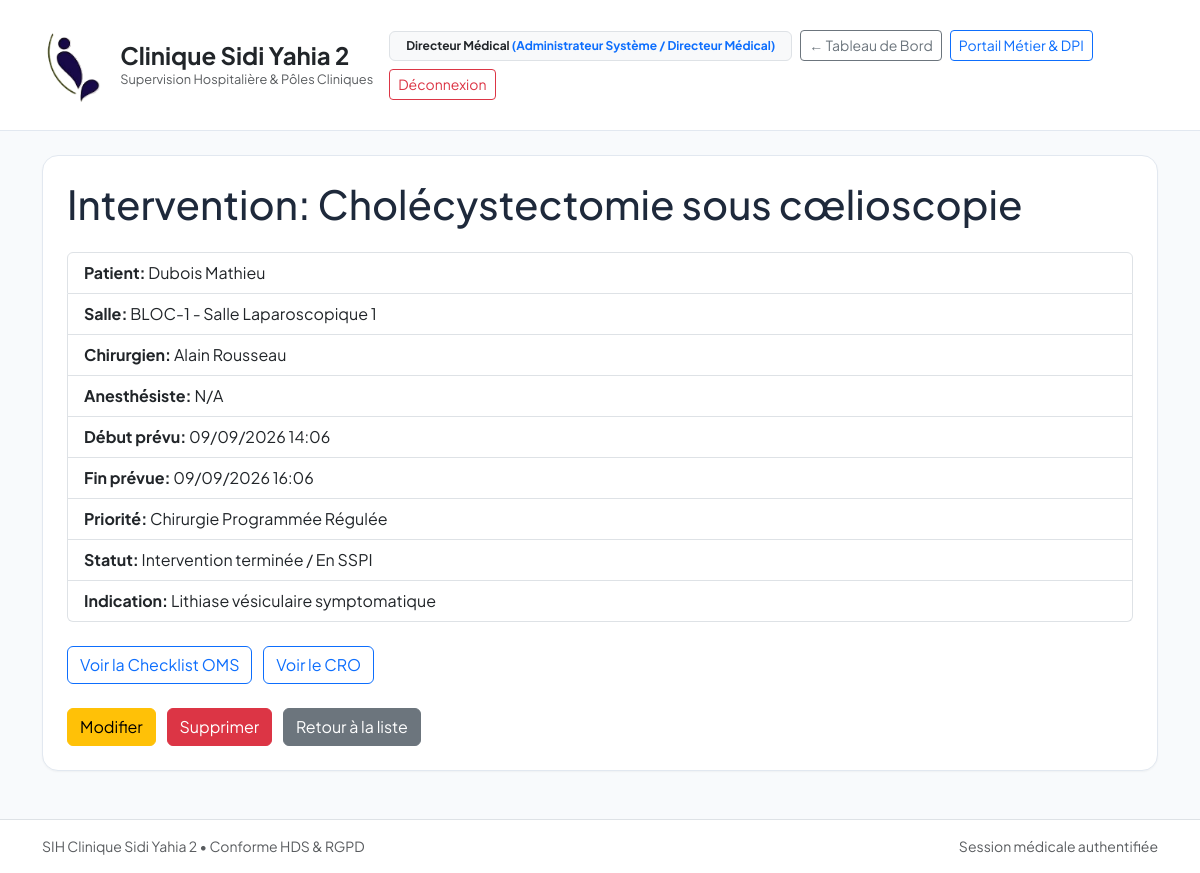
Screenshot of /chirurgie/intervention/1/ (signed in) with the database file from the repository.
### apps/core/models.py (models this page shows, shortened)
class CustomUser(AbstractUser):
    role = models.CharField(
        max_length=30,
        choices=UserRole.choices,
        default=UserRole.MEDECIN,
        verbose_name="Rôle hospitalier",
    )
    department = models.ForeignKey(
        Department,
        on_delete=models.PROTECT,
        null=True,
        blank=True,
        related_name="staff_members",
        verbose_name="Département d'affectation",
    )
    license_number = models.CharField(
        max_length=30,
        blank=True,
        verbose_name="Numéro RPPS / ADELI",
        help_text="Identifiant national des professionnels de santé",
    )
    phone_number = models.CharField(
        max_length=20,
        blank=True,
        verbose_name="Numéro de téléphone d'urgence / Bip",
    )
    class Meta:
        verbose_name = "Personnel Médical / Utilisateur"
        verbose_name_plural = "Personnel Médical / Utilisateurs"

class AuditableModel(models.Model):
    created_at = models.DateTimeField(
        auto_now_add=True,
        verbose_name="Date de création",
        help_text="Horodatage immuable de l'enregistrement",
    )
    updated_at = models.DateTimeField(
        auto_now=True,
        verbose_name="Dernière mise à jour",
        help_text="Horodatage automatique de la dernière modification",
    )
    class Meta:
        abstract = True

class Patient(AuditableModel):
    ipp = models.CharField(
        max_length=20,
        unique=True,
        editable=False,
        verbose_name="IPP (Identifiant Permanent Patient)",
        help_text="Format normalisé : IPP-YYYY-XXXXXX",
    )
    nir = models.CharField(
        max_length=15,
        unique=True,
        validators=[validate_french_nir],
        verbose_name="Numéro de Sécurité Sociale (NIR)",
        help_text="15 caractères avec clé de contrôle",
    )
    last_name = models.CharField(max_length=100, verbose_name="Nom usuel")
    first_name = models.CharField(max_length=100, verbose_name="Prénom")
    maiden_name = models.CharField(max_length=100, blank=True, verbose_name="Nom de naissance")
    birth_date = models.DateField(verbose_name="Date de naissance")
    gender = models.CharField(
        max_length=1,
        choices=[("M", "Masculin"), ("F", "Féminin"), ("I", "Indéterminé")],
        verbose_name="Sexe biologique",
    )
    blood_group = models.CharField(
        max_length=4,
        choices=BloodGroup.choices,
        default=BloodGroup.INDETERMINE,
        verbose_name="Groupe sanguin & Rhésus",
    )
    current_status = models.ForeignKey(
        PatientStatusConfig,
        on_delete=models.PROTECT,
        null=True,
        blank=True,
        related_name="patients",
        verbose_name="Statut actuel du patient",
    )
    status_updated_at = models.DateTimeField(
        null=True,
        blank=True,
        verbose_name="Dernier changement de statut",
    )
    known_allergies = models.TextField(blank=True, verbose_name="Allergies connues")
    major_medical_history = models.TextField(blank=True, verbose_name="Antécédents médico-chirurgicaux majeurs")
    ongoing_treatments = models.TextField(blank=True, verbose_name="Traitements en cours")
    trusted_person_name = models.CharField(max_length=120, blank=True, verbose_name="Personne de confiance / Représentant légal")
    trusted_person_relation = models.CharField(
        max_length=80,
        blank=True,
        default="Représentant légal / Tuteur",
        verbose_name="Qualité du représentant légal",
    )
    trusted_person_phone = models.CharField(max_length=25, blank=True, verbose_name="Téléphone de la personne de confiance")
    phone = models.CharField(max_length=25, blank=True, verbose_name="Téléphone patient")
    email = models.EmailField(blank=True, verbose_name="Adresse courriel")
    address = models.CharField(max_length=255, blank=True, verbose_name="Adresse postale")
    city = models.CharField(max_length=100, blank=True, verbose_name="Ville / Commune")
    state_province = models.CharField(max_length=100, blank=True, verbose_name="Wilaya / Province / État")
    national_id_number = models.CharField(max_length=50, blank=True, verbose_name="N° PC ou Carte d'Identité (CI)")
    class Meta:
        verbose_name = "Dossier Patient Unique (DPI)"
        verbose_name_plural = "Dossiers Patients Uniques (DPI)"
        ordering = ["last_name", "first_name"]

### apps/chirurgie/models.py (models this page shows, shortened)
class SurgicalIntervention(AuditableModel):
    patient = models.ForeignKey(
        Patient,
        on_delete=models.CASCADE,
        related_name="surgical_interventions",
        verbose_name="Patient (DPI)",
    )
    operating_room = models.ForeignKey(
        OperatingRoom,
        on_delete=models.PROTECT,
        related_name="interventions",
        verbose_name="Salle d'opération",
    )
    lead_surgeon = models.ForeignKey(
        CustomUser,
        on_delete=models.PROTECT,
        limit_choices_to={"role__in": [UserRole.CHIRURGIEN, UserRole.MEDECIN]},
        related_name="lead_surgeries",
        verbose_name="Chirurgien principal",
    )
    anesthesiologist = models.ForeignKey(
        CustomUser,
        on_delete=models.PROTECT,
        null=True,
        blank=True,
        limit_choices_to={"role__in": [UserRole.MEDECIN, UserRole.CHIRURGIEN]},
        related_name="anesthesia_surgeries",
        verbose_name="Médecin Anesthésiste-Réanimateur (MAR)",
    )
    scheduled_start = models.DateTimeField(verbose_name="Début d'intervention prévu")
    scheduled_end = models.DateTimeField(verbose_name="Fin d'intervention prévue")
    procedure_name = models.CharField(max_length=255, verbose_name="Intitulé de l'acte chirurgical")
    surgical_indication = models.TextField(verbose_name="Indication opératoire")
    priority = models.CharField(
        max_length=25,
        choices=SurgicalPriority.choices,
        default=SurgicalPriority.PROGRAMMEE,
        verbose_name="Niveau d'urgence",
    )
    status = models.CharField(
        max_length=20,
        choices=InterventionStatus.choices,
        default=InterventionStatus.PLANIFIEE,
        verbose_name="Statut opératoire",
    )
    class Meta:
        verbose_name = "Intervention Chirurgicale"
        verbose_name_plural = "Interventions Chirurgicales"
        ordering = ["scheduled_start"]

class OperatingRoom(AuditableModel):
    code = models.CharField(max_length=20, unique=True, verbose_name="Code salle")
    name = models.CharField(max_length=100, verbose_name="Désignation de la salle")
    is_septic = models.BooleanField(default=False, verbose_name="Salle dédiée septique")
    is_available = models.BooleanField(default=True, verbose_name="Opérationnelle")
    equipment_summary = models.TextField(blank=True, verbose_name="Équipements intégrés (Coloscopie, Laser, etc.)")
    class Meta:
        verbose_name = "Salle de Bloc Opératoire"
        verbose_name_plural = "Salles de Bloc Opératoire"
        ordering = ["code"]

### apps/chirurgie/views.py (the view)
# urls.py: path("intervention/<int:pk>/", views.InterventionDetailView.as_view(), name="intervention_detail"),
class InterventionDetailView(LoginRequiredMixin, RoleRequiredMixin, DetailView):
    model = SurgicalIntervention
    template_name = "chirurgie/intervention_detail.html"
    context_object_name = "intervention"
    def get_context_data(self, **kwargs):
        context = super().get_context_data(**kwargs)
        context["checklist"] = getattr(self.object, "safety_checklist", None)
        context["report"] = getattr(self.object, "operative_report", None)
        return context

### apps/chirurgie/views.py (called while the page is built)
def user_has_chirurgien_or_medecin(user):
    return user.is_authenticated and (
        user.is_superuser or user.role in [UserRole.ADMIN, UserRole.CHIRURGIEN, UserRole.MEDECIN, UserRole.INFIRMIER]
    )

    def test_func(self):
        return user_has_chirurgien_or_medecin(self.request.user)

### apps/core/context_processors.py (called while the page is built)
def clinic_branding(request: HttpRequest) -> Dict[str, object]:
    info = get_clinic_parameters_dict()
    return {
        "CLINIC_LOGO_DATA_URI": get_clinic_logo_data_uri(),
        "CLINIC_INFO": info,
        "CLINIC_NAME": info["nom_clinique"],
        "CLINIC_ADDRESS": info["adresse_complete"],
        "CLINIC_PHONE": info["telephone"],
        "CLINIC_EMAIL": info["email"],
    }

### templates/chirurgie/intervention_detail.html (shortened to what this page needs)
{% extends 'base.html' %}
{% load static %}
{% block content %}
<h1 class="mb-4">Intervention: {{ intervention.procedure_name }}</h1>
<ul class="list-group mb-4">
  <li class="list-group-item"><strong>Patient:</strong> {{ intervention.patient.last_name }} {{ intervention.patient.first_name }}</li>
  <li class="list-group-item"><strong>Salle:</strong> {{ intervention.operating_room.code }} - {{ intervention.operating_room.name }}</li>
  <li class="list-group-item"><strong>Chirurgien:</strong> {{ intervention.lead_surgeon.get_full_name }}</li>
  <li class="list-group-item"><strong>Anesthésiste:</strong> {{ intervention.anesthesiologist.get_full_name|default:'N/A' }}</li>
  <li class="list-group-item"><strong>Début prévu:</strong> {{ intervention.scheduled_start|date:"d/m/Y H:i" }}</li>
  <li class="list-group-item"><strong>Fin prévue:</strong> {{ intervention.scheduled_end|date:"d/m/Y H:i" }}</li>
  <li class="list-group-item"><strong>Priorité:</strong> {{ intervention.get_priority_display }}</li>
  <li class="list-group-item"><strong>Statut:</strong> {{ intervention.get_status_display }}</li>
  <li class="list-group-item"><strong>Indication:</strong> {{ intervention.surgical_indication }}</li>
</ul>
<div class="mb-4">
  {% if checklist %}
    <a href="{% url 'chirurgie:checklist_detail' checklist.pk %}" class="btn btn-outline-primary">Voir la Checklist OMS</a>
  {% else %}
    <a href="{% url 'chirurgie:checklist_create' intervention.pk %}" class="btn btn-success">Créer la Checklist OMS</a>
  {% endif %}
  {% if report %}
    <a href="{% url 'chirurgie:report_detail' report.pk %}" class="btn btn-outline-primary ms-2">Voir le CRO</a>
  {% elif intervention.status == 'TERMINEE' %}
    <a href="{% url 'chirurgie:report_create' intervention.pk %}" class="btn btn-success ms-2">Créer le CRO</a>
  {% endif %}
</div>
<a href="{% url 'chirurgie:intervention_update' intervention.pk %}" class="btn btn-warning">Modifier</a>
<a href="{% url 'chirurgie:intervention_delete' intervention.pk %}" class="btn btn-danger ms-2">Supprimer</a>
<a href="{% url 'chirurgie:intervention_list' %}" class="btn btn-secondary ms-2">Retour à la liste</a>
{% endblock %}

### templates/base.html (shortened to what this page needs)
<!DOCTYPE html>
<html lang="fr">
<head>
    <link href="https://cdn.jsdelivr.net/npm/bootstrap@5.3.3/dist/css/bootstrap.min.css" rel="stylesheet">
</head>
<body class="d-flex flex-column min-vh-100">
    <nav class="navbar navbar-expand-lg sih-navbar py-3 mb-4">
        <div class="container">
            <a class="navbar-brand fw-bold text-dark d-flex align-items-center gap-3" href="{% url 'home_dashboard' %}">
                <img src="{{ CLINIC_LOGO_DATA_URI|default:'/static/images/logo_clinique.png' }}"
                    alt="Logo Clinique Sidi Yahia 2" style="height: 88px; width: auto; object-fit: contain;">
                <div>
                    <div class="fs-4 fw-bold lh-sm">Clinique Sidi Yahia 2</div>
                    <div class="text-muted fw-normal" style="font-size: 0.8rem;">Supervision Hospitalière &amp; Pôles
                        Cliniques</div>
                </div>
            </a>
            <div class="d-flex align-items-center gap-2 ms-auto flex-wrap">
                {% if request.user.is_authenticated %}
                <span class="badge bg-light text-dark border px-3 py-2">
                    {{ request.user.get_full_name|default:request.user.username }}
                    <span class="text-primary fw-bold">({{ request.user.get_role_display }})</span>
                </span>
                {% endif %}
                <a href="{% url 'home_dashboard' %}" class="btn btn-sm btn-outline-secondary">
                    &larr; Tableau de Bord
                </a>
                <a href="/admin/" class="btn btn-sm btn-outline-primary">
                    Portail Métier &amp; DPI
                </a>
                <a href="{% url 'logout' %}" class="btn btn-sm btn-outline-danger">
                    Déconnexion
                </a>
            </div>
        </div>
    </nav>
    <main class="container mb-5 flex-grow-1">
        <div class="sih-card p-4">
            {% block content %}{% endblock %}
        </div>
    </main>
    <footer class="bg-white border-top py-3 mt-auto">
        <div class="container d-flex justify-content-between text-muted small">
            <span>SIH Clinique Sidi Yahia 2 &bull; Conforme HDS &amp; RGPD</span>
            <span>Session médicale authentifiée</span>
        </div>
    </footer>
</body>
</html>

### templates/base.html (style rules this page uses)
body { font-family: 'Plus Jakarta Sans', sans-serif; background-color: #f8fafc; color: #1e293b; }
.sih-navbar { background: #ffffff; border-bottom: 1px solid #e2e8f0; }
.sih-card { background: #ffffff; border: 1px solid #e2e8f0; border-radius: 1rem; box-shadow: 0 1px 2px 0 rgba(0, 0, 0, 0.04); }

### rows the page displays
CustomUser: user.get_full_name "Directeur Médical", user.role "Administrateur Système / Directeur Médical"
SurgicalIntervention: procedure_name "Cholécystectomie sous cœlioscopie", patient.last_name "Dubois", patient.first_name "Mathieu", operating_room.code "BLOC-1", operating_room.name "Salle Laparoscopique 1", lead_surgeon.get_full_name "Alain Rousseau", anesthesiologist.get_full_name "N/A", scheduled_start "09/09/2026 14:06", scheduled_end "09/09/2026 16:06", priority "Chirurgie Programmée Régulée", status "Intervention terminée / En SSPI", surgical_indication "Lithiase vésiculaire symptomatique"
